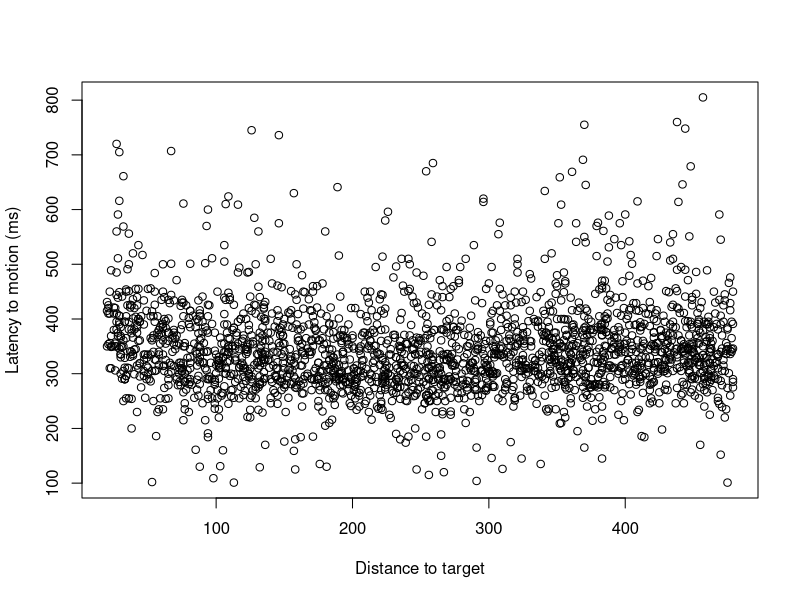
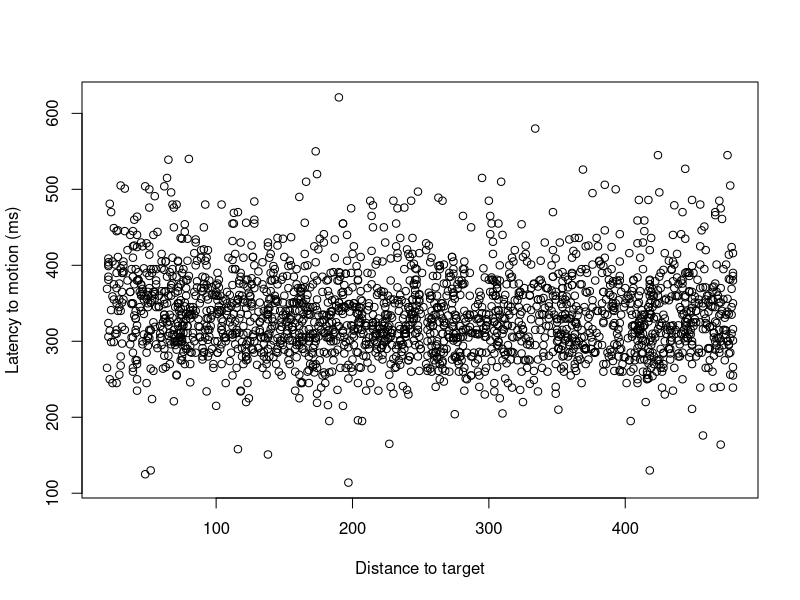
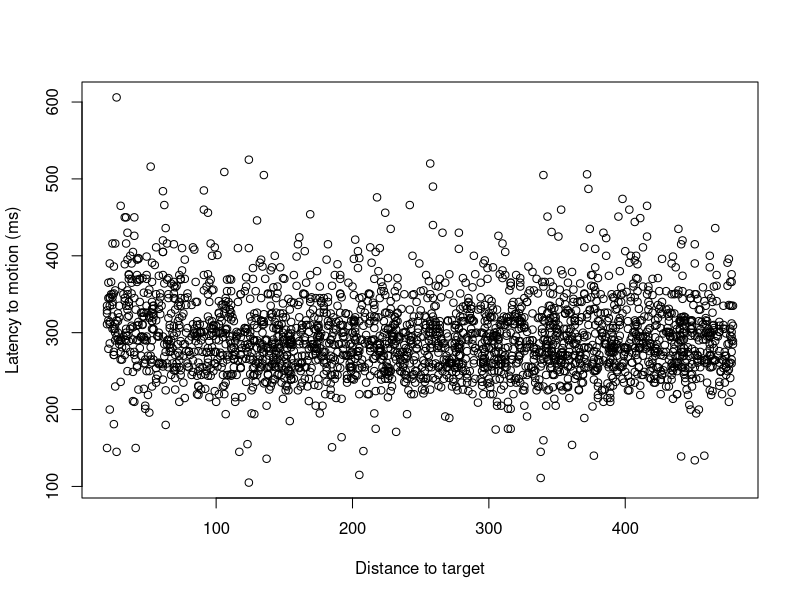
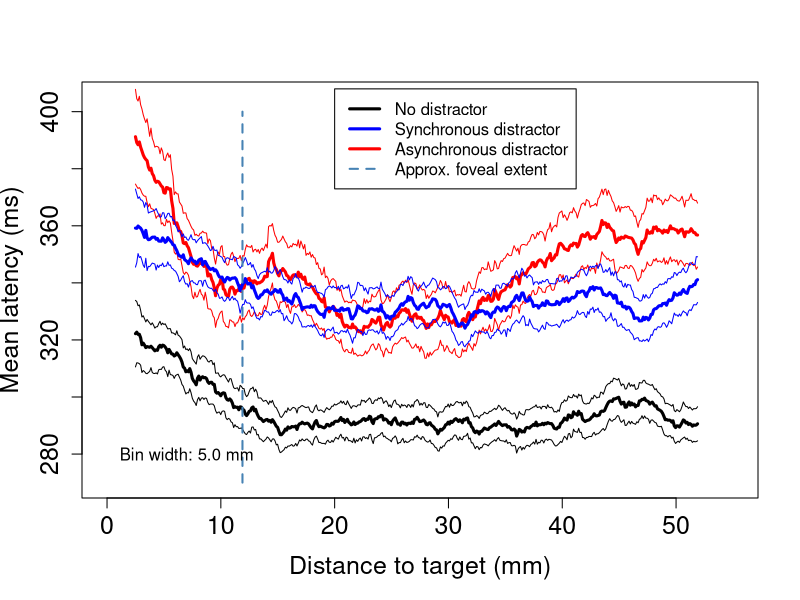
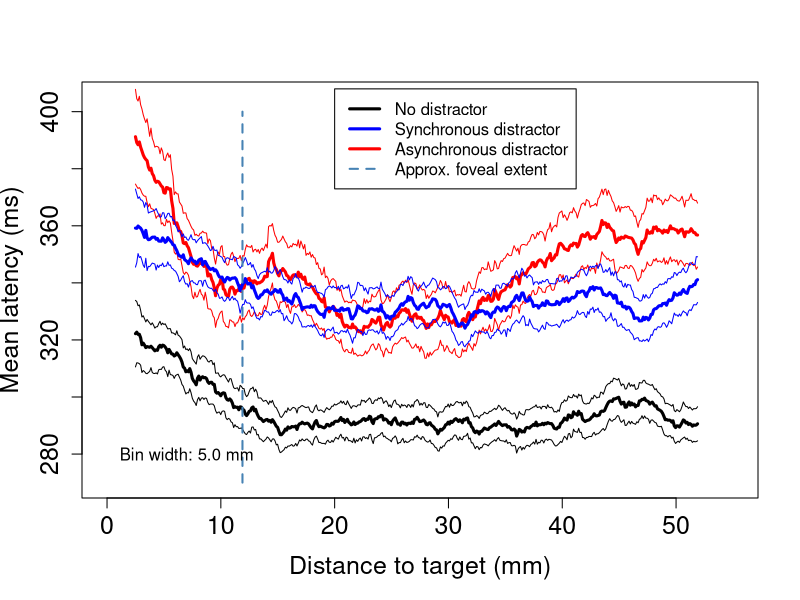
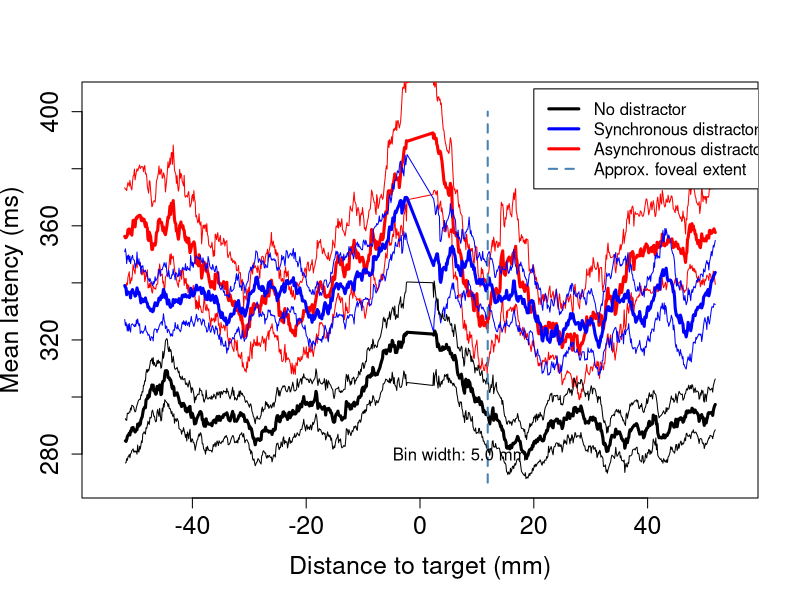
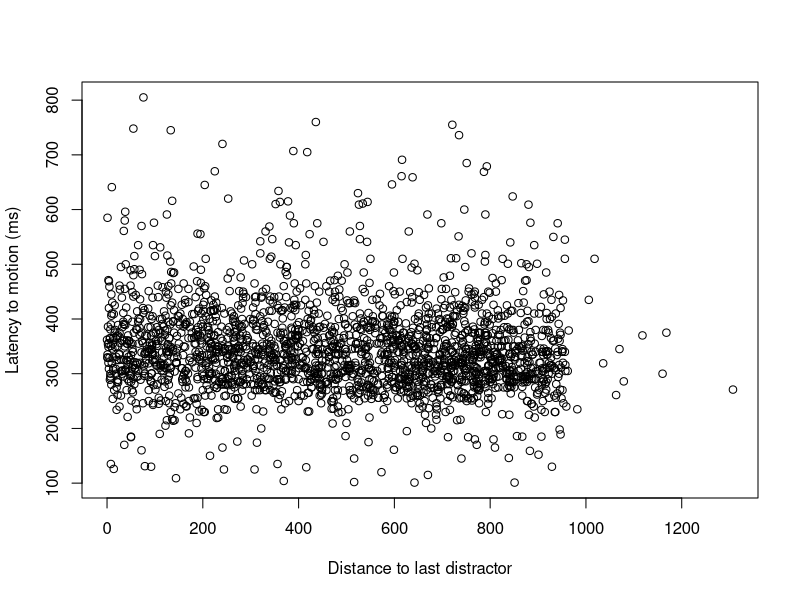
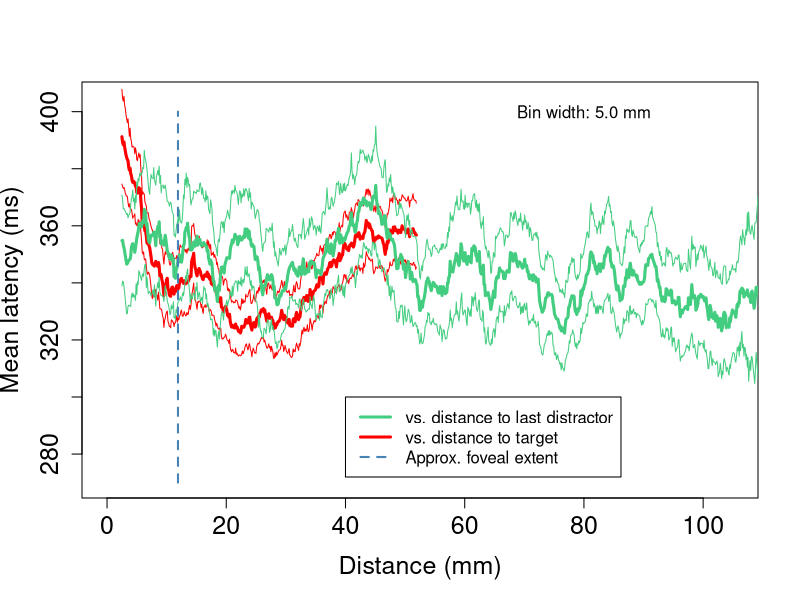

Reproduce these figures in R, in order.
##
## Analysis of distance-to-target statistics.
## ALSO analysis of distance-to-distractor stats.
##
## 1) Does the distance to the target have an effect on the latency?
## This has been reported by Meegan & Tipper 99, Pratt and Abrams 94,
## Tipper et al 92 and 97.
##

maxlatency <- 1000

set.seed(197420168)

## a function which will bootstrap the standard error of the mean
bs.mean <- function(data, num) {
    resamples <- lapply(1:num, function(i) sample(data, replace=T))
    r.mean <- sapply(resamples, mean)
    std.err <- sqrt(var(r.mean))
    list(std.err=std.err, resamples=resamples, means=r.mean)
}
bs.median <- function(data, num) {
    resamples <- lapply(1:num, function(i) sample(data, replace=T))
    r.median <- sapply(resamples, median)
    std.err <- sqrt(var(r.median))
    list(std.err=std.err, resamples=resamples, medians=r.median)
}

## This takes a 2-D data set of latency vs time since last event. It
## collects "bins" of data by dividing time since last event into 30
## bins, then computes bootstrap mean & median values for each bin.
binned <- function (data, fname) {
    listPoints <- list()
    listBStrap <-  list()
    dfBStrap <- data.frame()
    nBreaks <- 30
    iter <- 1
    nResamples <- 200
    h <- hist(abs(data$direction), breaks=nBreaks, plot=F)
    bLast <- -1
    for (b in h$breaks) {
        if (b==0) {
            bLast = b
            next
        }

        points <- data[which(abs(data$direction) >= bLast & abs(data$direction) < b),]
        listPoints[[iter]] <- points

        ## Now bootstrap each member of listPoints, compute mean & std err of mean
        bsmed <- bs.median(points$latency, nResamples)
        bsmean <- bs.mean(points$latency, nResamples)

        if (nrow(points)) {
            dfBStrap <- rbind (dfBStrap, c((b-bLast/2), median(points$latency),
                                           bsmed$std.err, mean(points$latency),
                                           bsmean$std.err))
        }

        iter <- iter + 1
        bLast = b
    }
    names(dfBStrap) <- c("distance","median","med.stderr","mean","mean.stderr")
    return (dfBStrap)
}

movingbinwidth <- 44 ## 44 corresponds to about 5 mm of screen; 1/7 foveal width

movingbin <- function (data, fname, distance) {

    ## First sort data wrt distance (absolute value of direction)
    ## data$distance <- abs(data$direction) # moved outside.
    data$distance <- distance
    data <- data[order(data$distance),]

    listPoints <- list()
    listBStrap <-  list()
    dfBStrap <- data.frame()
    iter <- 1
    nResamples <- 200
    maxdist <- max(data$distance)
    bLast <- -1
    for (b in unique(data$distance)) {

        if (b < movingbinwidth/2) {
            next
        }

        if (maxdist - b < movingbinwidth/2) {
            next
        }

        points <- data[which(data$distance >= b-movingbinwidth/2 & data$distance < b+movingbinwidth/2),]

        listPoints[[iter]] <- points

        ## Now bootstrap each member of listPoints, compute mean & std err of mean
        bsmed <- bs.median(points$latency, length(points$latency))
        bsmean <- bs.mean(points$latency, length(points$latency))

        if (nrow(points)) {
            ## 8.80734 mm per pixel, so this will make distance in mm.
            dfBStrap <- rbind (dfBStrap, c(b/8.80734, median(points$latency),
                                           bsmed$std.err, mean(points$latency),
                                           bsmean$std.err))
        }

        iter <- iter + 1
        bLast = b
    }
    names(dfBStrap) <- c("distance","median","med.stderr","mean","mean.stderr")

    return (dfBStrap)
}

movingbindir <- function (data, fname) {

    ## First sort data wrt direction
    data <- data[order(data$direction),]

    listPoints <- list()
    listBStrap <-  list()
    dfBStrap <- data.frame()
    iter <- 1
    nResamples <- 200
    maxdist <- max(data$direction)
    mindist <- min(data$direction)
    bLast <- -1
    for (b in unique(data$direction)) {

        if (b < mindist + movingbinwidth/2) {
            next
        }

        if (maxdist - b < movingbinwidth/2) {
            next
        }

        points <- data[which(data$direction >= b-movingbinwidth/2 & data$direction < b+movingbinwidth/2),]

        listPoints[[iter]] <- points

        # Now bootstrap each member of listPoints, compute mean & std err of mean
        bsmed <- bs.median(points$latency, length(points$latency))
        bsmean <- bs.mean(points$latency, length(points$latency))

        if (nrow(points)) {
            # 8.80734 mm per pixel, so this will make distance in mm.
            dfBStrap <- rbind (dfBStrap, c(b/8.80734, median(points$latency),
                                           bsmed$std.err, mean(points$latency),
                                           bsmean$std.err))
        }

        iter <- iter + 1
        bLast = b
    }
    names(dfBStrap) <- c("distance","median","med.stderr","mean","mean.stderr")

    return (dfBStrap)
}


##
## 1) Does event destination magnitude affect latency of target movements?
##

## This selects out target latencies and allows me to plot the
## latencies vs. distance to target (magnitude of direction)
d <- read.csv('AsyncTrials.csv')
alt <- d[which (d$type == 1 & d$latency > 0 & d$correctmove == 1 & d$omit == 0 ),c("latency","direction")]
png (filename='./r_images/async_latency_vs_dist.png')
plot (abs(alt$direction),alt$latency,xlab="Distance to target",ylab="Latency to motion (ms)")
dev.off()

d <- read.csv('SyncTrials.csv')
slt <- d[which (d$type == 1 & d$latency > 0 & d$correctmove == 1 & d$omit == 0 ),c("latency","direction")]
png (filename='./r_images/sync_latency_vs_dist.png')
plot (abs(slt$direction),slt$latency,xlab="Distance to target",ylab="Latency to motion (ms)")
dev.off()

d <- read.csv('NoDistTrials.csv')
nlt <- d[which (d$type == 1 & d$latency > 0 & d$correctmove == 1 & d$omit == 0 ),c("latency","direction")]
png (filename='./r_images/nodist_latency_vs_dist.png')
plot (abs(nlt$direction),nlt$latency,xlab="Distance to target",ylab="Latency to motion (ms)")
dev.off()

## Compute moving bootstraps
distance <- abs(alt$direction)
amb <- movingbin (alt, './r_images/async_targ_binned_latvsdist.png', distance)
distance <- abs(slt$direction)
smb <- movingbin (slt, './r_images/sync_targ_binned_latvsdist.png', distance)
distance <- abs(nlt$direction)
nmb <- movingbin (nlt, './r_images/nodist_targ_binned_latvsdist.png', distance)

## A common plotting function
plotfn <- function (nmb, smb, amb, xlimits) {
    plot (amb$distance,amb$mean, xlim=xlimits, ylim=c(270,405),
          pch=19, cex=0.2, cex.lab=1.5, cex.axis=1.5, cex.main=1.5, cex.sub=1.5,
          xlab="Distance to target (mm)",ylab="Mean latency (ms)", col="white")

    lines(amb$distance,amb$mean, lty=1, lwd=3, col="red")
    lines(amb$distance,amb$mean-1.96*amb$mean.stderr, lty=1, lwd=1, col="red")
    lines(amb$distance,amb$mean+1.96*amb$mean.stderr, lty=1, lwd=1, col="red")

    lines(smb$distance,smb$mean, lty=1, lwd=3, col="blue")
    lines(smb$distance,smb$mean-1.96*smb$mean.stderr, lty=1, lwd=1, col="blue")
    lines(smb$distance,smb$mean+1.96*smb$mean.stderr, lty=1, lwd=1, col="blue")

    lines(nmb$distance,nmb$mean, lty=1, lwd=3, col="black")
    lines(nmb$distance,nmb$mean-1.96*nmb$mean.stderr, lty=1, lwd=1, col="black")
    lines(nmb$distance,nmb$mean+1.96*nmb$mean.stderr, lty=1, lwd=1, col="black")

    lines(c(11.9,11.9),c(270,400),lty=2, lwd=2, col='steelblue')

    text (7,280, sprintf('Bin width: %.1f mm', movingbinwidth/8.807))

    legend (20, 408, bg="white",
            c("No distractor","Synchronous distractor","Asynchronous distractor","Approx. foveal extent"),
            lty=c(1,1,1,2),
            lwd=c(3,3,3,2),
            cex=1.0,
            col=c('black','blue','red','steelblue'))
}

## Do the png plot
png (filename='./r_images/movingbin_latvsdist.png')
plotfn(nmb,smb,amb,c(0,55))
dev.off()

## And the eps plot
setEPS()
postscript(file='../paper/figures/movingbin_latvsdist.eps',width=8,height=7)
plotfn(nmb,smb,amb,c(0,55))
dev.off()

##
## 2) This does the same analysis as above (latency vs. distance to
## target), but without throwing away direction information.
##
ambdir <- movingbindir (alt, './r_images/async_targ_binned_latvsdir.png')
smbdir <- movingbindir (slt, './r_images/sync_targ_binned_latvsdir.png')
nmbdir <- movingbindir (nlt, './r_images/nodist_targ_binned_latvsdir.png')
png (filename='./r_images/movingbin_latvsdir.png')
plotfn(nmbdir,smbdir,ambdir,c(-55,55))
dev.off()

##
## 3) Latency vs. distance to last distractor
##
d <- read.csv('AsyncTrials.csv')
ald <- d[which (d$type == 1 & d$latency > 0 & d$correctmove == 1 & d$omit == 0 ),c("latency","last_distractor_offset","time_since_last_distractor")]
png (filename='./r_images/async_latency_vs_lastdist.png')
plot (abs(ald$last_distractor_offset),ald$latency,xlab="Distance to last distractor",ylab="Latency to motion (ms)")
dev.off()
distance <- abs(ald$last_distractor_offset)
amb2 <- movingbin (ald, './r_images/async_targ_binned_latvsdist2.png', distance)

## A copy of plotfn() specifically for the latency to distractor.
plotfn2 <- function (aldmb, altmb, xlimits) {
    plot (altmb$distance, altmb$mean, xlim=xlimits, ylim=c(270,405),
          pch=19, cex=0.2, cex.lab=1.5, cex.axis=1.5, cex.main=1.5, cex.sub=1.5,
          xlab="Distance (mm)", ylab="Mean latency (ms)", col="white")

    lines(altmb$distance,altmb$mean, lty=1, lwd=3, col="red")
    lines(altmb$distance,altmb$mean-1.96*altmb$mean.stderr, lty=1, lwd=1, col="red")
    lines(altmb$distance,altmb$mean+1.96*altmb$mean.stderr, lty=1, lwd=1, col="red")

    lines(aldmb$distance,aldmb$mean, lty=1, lwd=3, col="seagreen3")
    lines(aldmb$distance,aldmb$mean-1.96*aldmb$mean.stderr, lty=1, lwd=1, col="seagreen3")
    lines(aldmb$distance,aldmb$mean+1.96*aldmb$mean.stderr, lty=1, lwd=1, col="seagreen3")

    lines(c(11.9,11.9),c(270,400),lty=2, lwd=2, col='steelblue')

    text (80,400, sprintf('Bin width: %.1f mm', movingbinwidth/8.807))

    legend (40, 300, bg="white",
            c("vs. distance to last distractor","vs. distance to target","Approx. foveal extent"),
            lty=c(1,1,2),
            lwd=c(3,3,2),
            cex=1.0,
            col=c('seagreen3','red','steelblue'))
}

png (filename='./r_images/movingbin_latvslastdist_async.png')
plotfn2(amb2,amb,c(0,105))
dev.off()

setEPS()
postscript(file='../paper/figures/movingbin_latvslastdist_async.eps',width=8,height=7)
plotfn2(amb2,amb,c(0,105))
dev.off()

## Quick linear regression model for latency vs. distance to last distractor
## This gives F(1,2230) = 2.799, p=0.094
lm1 <- lm(ald$latency ~ ald$last_distractor_offset)
summary(lm1)
